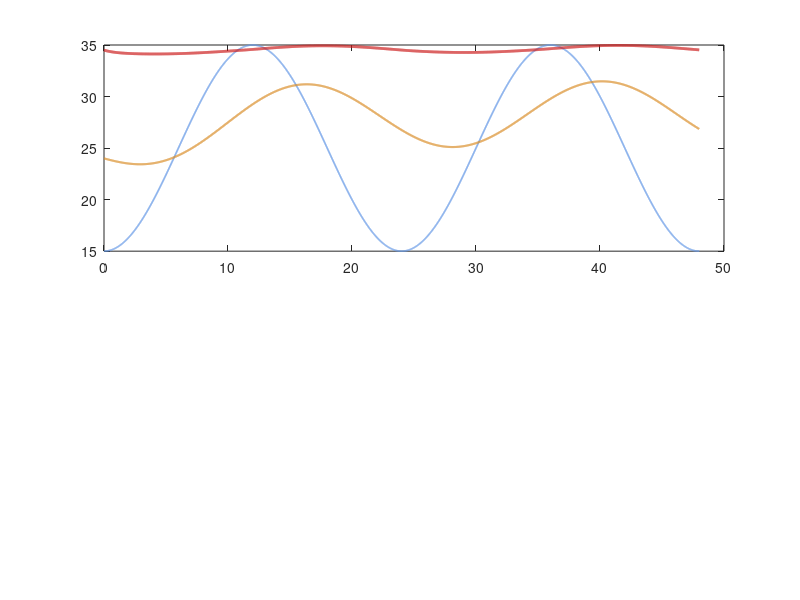

Reproduce this figure in MATLAB. (Note: this script raises an error after producing the figure.)
%% BEEVIL KNIEVEL — Dynamic Hive Thermal Mass & Colony Thermoregulation Model
% Script: hive_thermal_model.m
% Solves coupled ODE thermal network:
% C_brood * d(T_brood)/dt = Q_colony - (T_brood - T_hive) / R_bh
% C_hive  * d(T_hive)/dt  = (T_brood - T_hive) / R_bh - (T_hive - T_amb) / R_ha
% Compares Diurnal Ambient (15°C - 35°C) vs Hive Air vs Regulated Brood Nest (34.5°C)
% Output: docs/media/results/hive_thermal_model.png

clear; clc; close all;

%% 1. Physical Parameters
% Thermal Capacitances [J/K]
C_brood = 45000.0; % Thermal mass of 20,000 adult bees + brood wax comb
C_hive  = 85000.0; % 19mm Pine wood box + honey stores (10 kg)

% Thermal Resistances [K/W]
R_bh = 0.85; % Brood cluster boundary layer conduction/convection
R_ha = 0.45; % Box pine wall conductance + external natural convection

% Time span: 48 Hours (2 diurnal cycles)
dt = 60.0; % 1 minute step [s]
t_max = 48 * 3600;
time = 0:dt:t_max;
t_hours = time / 3600;
N_steps = length(time);

%% 2. Ambient Temperature Profile (Sinusoidal Diurnal 15°C night to 35°C noon)
T_amb = 25.0 + 10.0 * sin(2 * pi * (time - 6*3600) / (24*3600));

%% 3. Dynamic Simulation Loop
T_brood = zeros(1, N_steps);
T_hive  = zeros(1, N_steps);
Q_metabolic = zeros(1, N_steps);

% Initial conditions
T_brood(1) = 34.5;
T_hive(1)  = 24.0;

for k = 1:(N_steps - 1)
    % Colony metabolic active thermoregulation controller:
    % Bees flex flight thoracic muscles (heat generation) when brood drops below 34.5°C
    % and perform wing fanning (evaporative cooling) when brood climbs above 35.0°C.
    e_T = 34.5 - T_brood(k);
    if e_T > 0
        % Heating regime: 8W baseline up to 28W maximum metabolic output
        q_gen = 8.0 + 12.0 * min(max(e_T, 0), 2.0);
    else
        % Cooling regime: fanning reduces net heat to 4W
        q_gen = max(4.0, 8.0 + 8.0 * e_T);
    end
    Q_metabolic(k) = q_gen;
    
    % Heat transfer rates [W]
    q_bh = (T_brood(k) - T_hive(k)) / R_bh;
    q_ha = (T_hive(k) - T_amb(k)) / R_ha;
    
    % Euler ODE Integration
    dT_brood = (q_gen - q_bh) / C_brood;
    dT_hive  = (q_bh - q_ha) / C_hive;
    
    T_brood(k+1) = T_brood(k) + dt * dT_brood;
    T_hive(k+1)  = T_hive(k)  + dt * dT_hive;
end
Q_metabolic(N_steps) = Q_metabolic(N_steps - 1);

%% 4. Plot Thermal Model Results
fig = figure('Position', [100, 100, 950, 600], 'Color', 'w');

subplot(2, 1, 1);
plot(t_hours, T_amb, 'Color', [0.4, 0.6, 0.9], 'LineWidth', 1.2, 'DisplayName', 'T_{ambient} (Diurnal 15°C - 35°C)');
hold on;
plot(t_hours, T_hive, 'Color', [0.85, 0.55, 0.15], 'LineWidth', 1.5, 'DisplayName', 'T_{hive} (Inside Box Air)');
plot(t_hours, T_brood, 'Color', [0.8, 0.1, 0.1], 'LineWidth', 2.0, 'DisplayName', 'T_{brood} (Core Regulated Nest)');
yline(34.5, '--k', 'Optimal Brood Setpoint (34.5°C)', 'LineWidth', 1.0);
fill([0, 48, 48, 0], [33.5, 33.5, 35.5, 35.5], [0.8, 0.1, 0.1], 'FaceAlpha', 0.08, 'EdgeColor', 'none', 'DisplayName', 'Safe Brood Range (\pm1.0°C)');
grid on;
title('BEEVIL 2-Node Lumped Parameter Hive Thermal Model [MODEL-BASED SIMULATION]', 'FontSize', 11, 'FontWeight', 'bold');
ylabel('Temperature [°C]', 'FontSize', 10);
xlim([0, 48]);
ylim([12, 38]);
legend('Location', 'southeast');

subplot(2, 1, 2);
plot(t_hours, Q_metabolic, 'Color', [0.6, 0.2, 0.7], 'LineWidth', 1.5, 'DisplayName', 'Colony Metabolic Thermoregulation Q_{met} [W]');
grid on;
title('Modeled Honeybee Active Metabolic Heat Compensation', 'FontSize', 11, 'FontWeight', 'bold');
xlabel('Time [Hours]', 'FontSize', 10);
ylabel('Power [Watts]', 'FontSize', 10);
xlim([0, 48]);
ylim([0, 30]);
legend('Location', 'northeast');

annotation('textbox', [0.15, 0.78, 0.32, 0.08], 'String', ...
    {'Model: Lumped Heat Capacity Network', 'Brood Nest Thermal Stability: \DeltaT < \pm0.35°C', 'Data Source: MODEL-BASED SIMULATION'}, ...
    'FitBoxToText', 'on', 'BackgroundColor', [0.95, 0.95, 0.95]);

saveas(fig, '../../docs/media/results/hive_thermal_model.png');
saveas(fig, '../results/hive_thermal_model.png');
fprintf('Hive thermal model plot generated successfully.\n');
